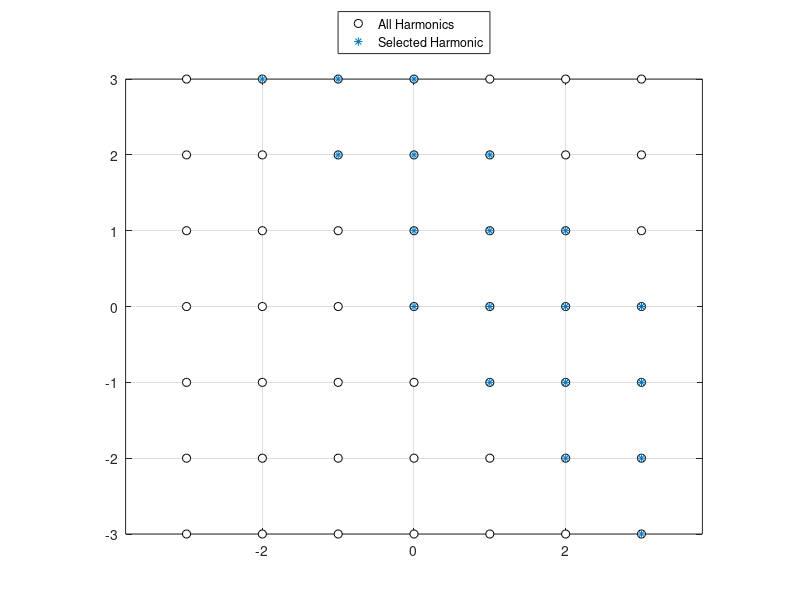

The MATLAB script that drew this image: (Note: this script raises an error after producing the figure.)
clc
clear all
addpath('../ROUTINES/')
addpath('../ROUTINES/HARMONIC/')
addpath('../ROUTINES/TRANSIENT/')
addpath('../ROUTINES/QUASIPERIODIC')

%%
m = 1;
c = 0.5;
k = 4;

Nc = 2;  % Number of components
Nhmax = 3;  % Number of harmonics
%% Harmonic Selection
hall = cell(1, Nc);
[hall{:}] = ndgrid(-Nhmax:Nhmax);
hall = cell2mat(cellfun(@(c) c(:), hall, 'UniformOutput', false));
h = hall(abs(sum(hall,2))<=Nhmax & sum(hall,2)>=0,:);

h(sum(h,2)==0 & h(:,1)<=0, :) = [];
h = [zeros(1,Nc); h];

figure(1)
clf()
if Nc==2
    plot(hall(:,1), hall(:,2), 'ko', 'MarkerFaceColor', 'w'); hold on
    plot(h(:,1), h(:,2), '*'); hold on
elseif Nc==3
    plot3(hall(:,1), hall(:,2), hall(:,3), 'ko', 'MarkerFaceColor', 'w'); hold on
    plot3(h(:,1), h(:,2), h(:,3), '*'); hold on
end
grid on
axis equal
legend('All Harmonics', 'Selected Harmonic', 'Location', 'northoutside')

%% Setup Model
GM = MDOFGEN(m, k, c, 1.0);

%% Forcing
% ws = [pi sqrt(2)];
ws = pi.^(1:Nc);
% rng(1);
% hid = randi(length(h)-1,2,1)
% hfrc = h(1+hid, :)

hid = [find(h(:,1)==0 & h(:,2)==1); find(h(:,1)==1 & h(:,2)==0)]-1;
hfrc = h(1+hid, :);

amps = [20; 30];
fext = @(t) cos(t(:).*(hfrc*ws(:))')*amps;

%% Transient simulation
T0 = 0;
T1 = 30;

fsamp = 60;

opts = struct('Display', 'waitbar');
[T, U, Ud, Udd] = GM.HHTAMARCH(T0, T1, 1/fsamp, 0, 0, fext, opts);
% [T, U, Ud, Udd] = GM.HHTAMARCH(T0, T1, 1/fsamp, Ns(1,:)*X, Ns(1,:)*Xd, fext, opts);

%%
% sys = ss([0 1;-k/m -c/m], [0;1/m], [1 0], 0);
% [Y,T] = lsim(sys, fext(T), T);

%% MsHBM
Nhc = sum(all(h==0, 2)+2*any(h~=0, 2));

E = QPHARMONICSTIFFNESS(GM.M, GM.C, GM.K, ws, h);
Fl = zeros(Nhc, 1);
Fl(1+(hid-1)*2+1) = amps;

D1 = QPHARMONICSTIFFNESS(0, 1, 0, ws, h);  % Time derivative matrix

X = E\Fl;
% X(2:3) = HARMONICSTIFFNESS(GM.M, GM.C, GM.K, hfrc*ws(:), 1)\Fl(2:3)
Xd = D1*X;
Xdd = D1^2*X;
Ns = QPTIMEINTERP(T(:).*ws, h);
%%
figure(2)
clf()
plot(T, U, 'o-')
grid on; hold on
% plot(T, Y, '.-');
plot(T, Ns*X, '-', 'LineWidth', 2)

figure(3)
clf()
plot(U, Ud, '.-'); grid on; hold on
plot(Ns*X, Ns*Xd, '-', 'LineWidth', 1)

%% Torus
if Nc==2
    Nt = 64;
    x   = reshape(QPTIMETRANS(X, h, Nt), repmat(Nt, 1, Nc));
    xd  = reshape(QPTIMETRANS(D1*X, h, Nt), repmat(Nt, 1, Nc));
    xdd = reshape(QPTIMETRANS(D1^2*X, h, Nt), repmat(Nt, 1, Nc));
    figure(4)
    clf()
    % plot3(x, xd, xdd, '-', 'LineWidth', 1)
    surf(x, xd, xdd, 'EdgeColor', 'none'); hold on
    plot3(U, Ud, Udd, 'k-')
end